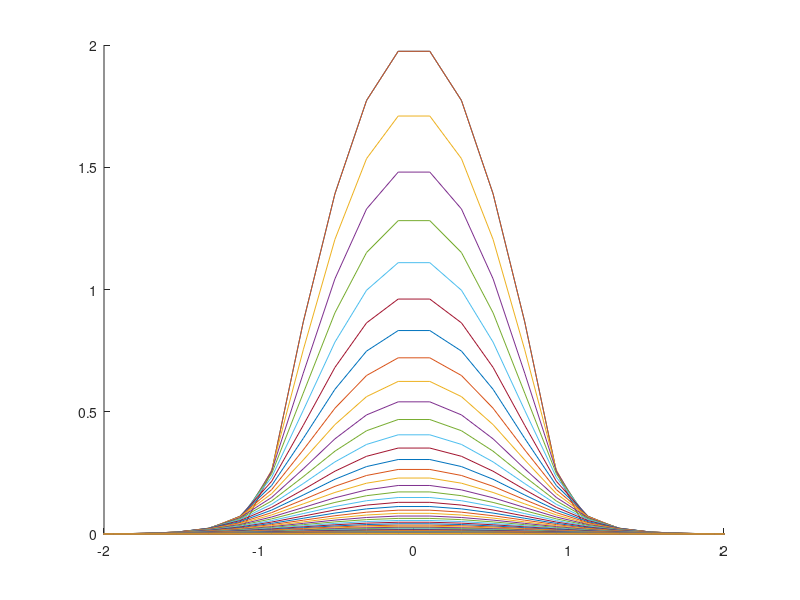

Write MATLAB code to recreate this figure.
% Theta scheme
function theta()
clc
close all
clear all
b = 0.05;
n = 50;
th = 0.5;
nx = n;
nt = n;
ax = -5;
bx = 5;
at = 0;
bt = 5;
x = linspace (ax, bx, nx);
t = linspace (at, bt, nt);

dt = (bt - at)/(nt-1);
h = (bx -ax)/ (nx-1);
m = dt / (h^2)



% Creating a tridiagonal matrix with diagonal b, subdiagonal b, superdiagonal c with dimension n
%  function T = tridiag(a, b, c, n)
% T = b*diag(ones(n,1)) + c*diag(ones(n-1,1),1) + a*diag(ones(n-1,1),-1);

A = (1+2*th*b*m)*diag(ones(n,1)) + (-1)*th*b*m*(diag(ones(n-1,1),1) + diag(ones(n-1,1),-1));

B = (1- 2* 2* (1-th)*m*b)*diag(ones(n,1)) + ((1-th)*m*b)*(diag(ones(n-1,1),1) + diag(ones(n-1,1),-1));


unot = zeros (1, nx);
k = find (x<=-1);
unot(k) = 0;
k = find (x > -1 & x<=1);
unot (k) = 2*cos(pi * x(k) /2);
k = find (x>1);
unot(k) = 0;

axis([-2 2 0 2])
hold all
plot (x, unot)
pause(1)


plot (x, unot)
pause(1)
%hold all


% Boundary Conditions:

v = unot;

% Loop

for i=1:nx 
	b = B*v';
	w = A \ b;
	v = w';
	plot (x, v);
	
	pause(0.01)
end
	




